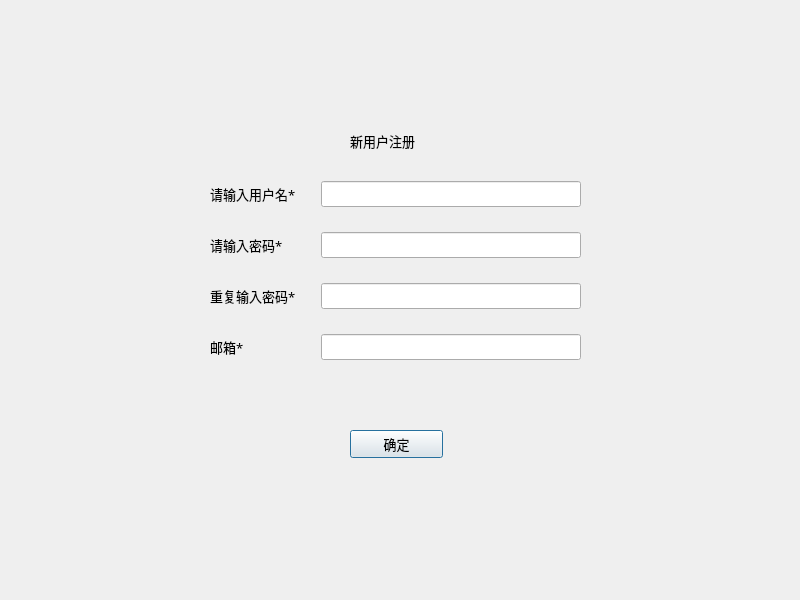
<?xml version="1.0" encoding="UTF-8"?>
<ui version="4.0">
    <class>registerWidget</class>
    <widget class="QDialog" name="registerWidget">
        <property name="geometry">
            <rect>
                <x>0</x>
                <y>0</y>
                <width>800</width>
                <height>600</height>
            </rect>
        </property>
        <property name="maximumSize">
            <size>
                <width>800</width>
                <height>600</height>
            </size>
        </property>
        <property name="windowTitle">
            <string>用户注册</string>
        </property>
        <widget class="QLabel" name="label">
            <property name="geometry">
                <rect>
                    <x>350</x>
                    <y>130</y>
                    <width>101</width>
                    <height>21</height>
                </rect>
            </property>
            <property name="font">
                <font>
                    <family>微软雅黑</family>
                    <pointsize>10</pointsize>
                </font>
            </property>
            <property name="text">
                <string>新用户注册</string>
            </property>
        </widget>
        <widget class="QWidget" name="formWidget" native="true">
            <property name="geometry">
                <rect>
                    <x>210</x>
                    <y>170</y>
                    <width>371</width>
                    <height>231</height>
                </rect>
            </property>
            <property name="font">
                <font>
                    <family>微软雅黑</family>
                    <pointsize>10</pointsize>
                </font>
            </property>
            <layout class="QFormLayout" name="formLayout">
                <property name="horizontalSpacing">
                    <number>25</number>
                </property>
                <property name="verticalSpacing">
                    <number>25</number>
                </property>
                <property name="topMargin">
                    <number>11</number>
                </property>
                <item row="0" column="0">
                    <widget class="QLabel" name="label_2">
                        <property name="font">
                            <font>
                                <family>微软雅黑</family>
                                <pointsize>10</pointsize>
                            </font>
                        </property>
                        <property name="text">
                            <string>请输入用户名*</string>
                        </property>
                    </widget>
                </item>
                <item row="0" column="1">
                    <widget class="QLineEdit" name="inputUserName">
                        <property name="font">
                            <font>
                                <family>微软雅黑</family>
                                <pointsize>10</pointsize>
                            </font>
                        </property>
                    </widget>
                </item>
                <item row="1" column="0">
                    <widget class="QLabel" name="label_3">
                        <property name="font">
                            <font>
                                <family>微软雅黑</family>
                                <pointsize>10</pointsize>
                            </font>
                        </property>
                        <property name="text">
                            <string>请输入密码*</string>
                        </property>
                    </widget>
                </item>
                <item row="1" column="1">
                    <widget class="QLineEdit" name="inputUserPwd1">
                        <property name="font">
                            <font>
                                <family>微软雅黑</family>
                                <pointsize>10</pointsize>
                            </font>
                        </property>
                        <property name="echoMode">
                            <enum>QLineEdit::Password</enum>
                        </property>
                    </widget>
                </item>
                <item row="2" column="0">
                    <widget class="QLabel" name="label_4">
                        <property name="font">
                            <font>
                                <family>微软雅黑</family>
                                <pointsize>10</pointsize>
                            </font>
                        </property>
                        <property name="text">
                            <string>重复输入密码*</string>
                        </property>
                    </widget>
                </item>
                <item row="3" column="0">
                    <widget class="QLabel" name="label_5">
                        <property name="font">
                            <font>
                                <family>微软雅黑</family>
                                <pointsize>10</pointsize>
                            </font>
                        </property>
                        <property name="text">
                            <string>邮箱*</string>
                        </property>
                    </widget>
                </item>
                <item row="3" column="1">
                    <widget class="QLineEdit" name="inputEmail">
                        <property name="font">
                            <font>
                                <family>微软雅黑</family>
                                <pointsize>10</pointsize>
                            </font>
                        </property>
                        <property name="echoMode">
                            <enum>QLineEdit::Normal</enum>
                        </property>
                    </widget>
                </item>
                <item row="2" column="1">
                    <widget class="QLineEdit" name="inputUserPwd2">
                        <property name="font">
                            <font>
                                <family>微软雅黑</family>
                                <pointsize>10</pointsize>
                            </font>
                        </property>
                        <property name="echoMode">
                            <enum>QLineEdit::Password</enum>
                        </property>
                    </widget>
                </item>
            </layout>
        </widget>
        <widget class="QPushButton" name="submitUser">
            <property name="geometry">
                <rect>
                    <x>350</x>
                    <y>430</y>
                    <width>93</width>
                    <height>28</height>
                </rect>
            </property>
            <property name="font">
                <font>
                    <family>微软雅黑</family>
                    <pointsize>10</pointsize>
                </font>
            </property>
            <property name="text">
                <string>确定</string>
            </property>
        </widget>
    </widget>
    <resources/>
    <connections/>
</ui>
